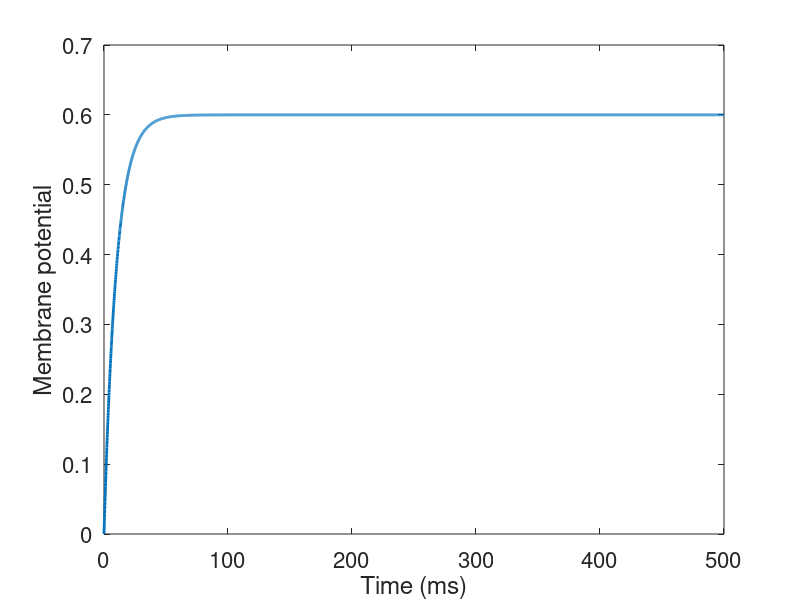

Reproduce this figure in MATLAB.
%IF neuron
clc;
clear;

fs=16;% font size

V0=0.6;%mV
T=500;%msec
dt=0.1; %msec
taum=10;%ms Time constant

Vrest=0;

maxsteps=round(T/dt);

V=zeros(1,round(T/dt));
V(1,1)=Vrest;

beta=dt/taum;
alpha=1-beta;


for timestep=2:1:maxsteps
    V(1,timestep)=alpha*V(1,timestep-1)+beta*V0;    
end

time=0:dt:T-dt;

plot(time,V,'LineWidth',2)
xlabel('Time (ms)','fontsize',fs);
ylabel('Membrane potential','fontsize',fs);
set(gca,'fontsize',fs);




